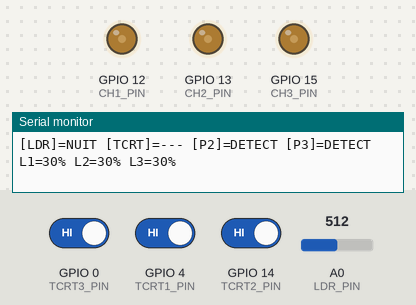
Bench run of a sketch on a simulated ESP8266 (NodeMCU). On the bench: output pins drawn as LEDs (lit = HIGH), the last lines printed to the serial monitor. The test bench sets the inputs (shaded band); at power-on: A0 (LDR_PIN) = 512, GPIO 0 (TCRT3_PIN) HIGH, GPIO 4 (TCRT1_PIN) HIGH, GPIO 14 (TCRT2_PIN) HIGH. WiFi joins after 1.5 s; servers stay silent unless stated; no MQTT or app messages arrive unless stated.

Above: at 4.7 s.
4.8 s: A0 (LDR_PIN) set to 107
7.8 s: A0 (LDR_PIN) set to 95
At 9.3 s:
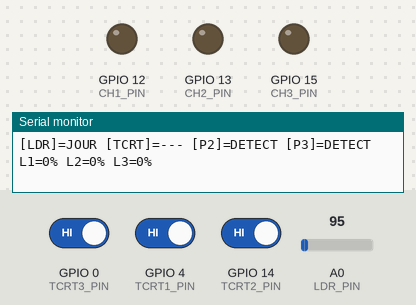
10.8 s: GPIO 0 (TCRT3_PIN) driven LOW
12.7 s: A0 (LDR_PIN) set to 122
At 14.6 s:
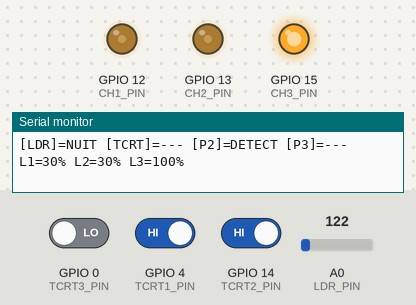
15.7 s: GPIO 4 (TCRT1_PIN) driven LOW
At 17.3 s:
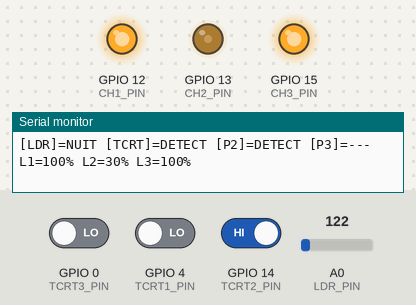
18.7 s: GPIO 14 (TCRT2_PIN) driven LOW
At 20.0 s:
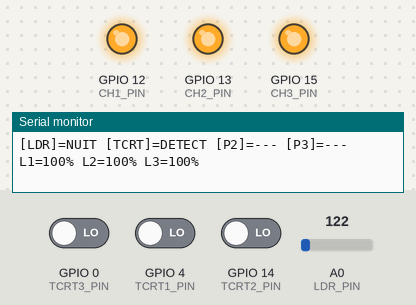
Timing chart, 0 to 21.7 s (numbered marks = the images above; inputs shaded):
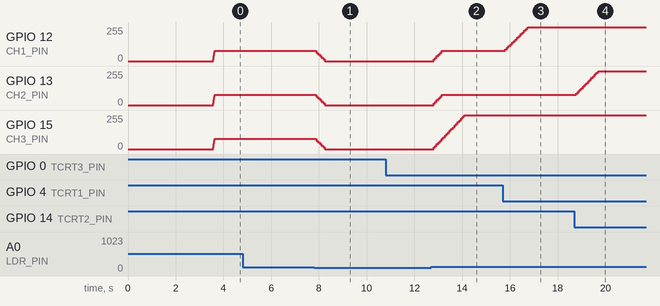

Measured:
- the behaviour switches between 101 and 100 on A0 (LDR_PIN) (found by bisection; images 0 and 1)
- after the input at 7.8 s, GPIO 12 (CH1_PIN), GPIO 13 (CH2_PIN), GPIO 15 (CH3_PIN): moves from 76/255 to 0/255 over 0.35 s, starting after 0.09 s
- after the input at 12.7 s, GPIO 12 (CH1_PIN), GPIO 13 (CH2_PIN): moves from 0/255 to 76/255 over 0.34 s, starting after 0.11 s; GPIO 15 (CH3_PIN): moves from 0/255 to 255/255 over 1.3 s, starting after 0.11 s
- after the input at 15.7 s, GPIO 12 (CH1_PIN): moves from 76/255 to 255/255 over 0.93 s, starting after 0.11 s
- after the input at 18.7 s, GPIO 13 (CH2_PIN): moves from 76/255 to 255/255 over 0.91 s, starting after 0.08 s

The sketch:

arduinocode.ino
```cpp
#include <RBDdimmer.h>
#include <ESP8266WiFi.h>
#include <PubSubClient.h>

// ══════════════════════════════════════
//  CONFIGURATION
// ══════════════════════════════════════
const char* WIFI_SSID     = "Galaxy A26 5G 14CF";
const char* WIFI_PASSWORD = "youssef2003";
const char* MQTT_SERVER   = "10.26.67.67";
const int   MQTT_PORT     = 1883;
const char* MQTT_CLIENT   = "ESP8266_Lampe_Triple";

// ══════════════════════════════════════
//  PINS
// ══════════════════════════════════════
#define ZC_PIN      5
#define CH1_PIN    12   // D6 — Dimmer lampe 1x
#define CH2_PIN    13   // D7 — Dimmer lampe 2
#define CH3_PIN    15   // D8 — Dimmer lampe 3
#define TCRT1_PIN    4
#define TCRT2_PIN   14
#define TCRT3_PIN    0
#define LDR_PIN    A0

// ══════════════════════════════════════
//  PARAMÈTRES
// ══════════════════════════════════════
#define LDR_SEUIL        100   // En dessous = JOUR, au dessus = NUIT
#define PWM_VEILLE       30   // % en mode veille nuit
#define PWM_ACTIF       100   // % lors d'une détection
#define DUREE_MAINTIEN  500   // ms à 100% après la dernière détection

// ══════════════════════════════════════
//  OBJETS
// ══════════════════════════════════════
dimmerLamp lampe1(CH1_PIN, ZC_PIN);
dimmerLamp lampe2(CH2_PIN, ZC_PIN);
dimmerLamp lampe3(CH3_PIN, ZC_PIN);
WiFiClient   espClient;
PubSubClient mqtt(espClient);

// ══════════════════════════════════════
//  VARIABLES GLOBALES
// ══════════════════════════════════════
bool modeManuel = false;
bool estNuit    = false;

// Niveaux courants et cibles
int niveauActuel1 = 0, niveauCible1 = 0;
int niveauActuel2 = 0, niveauCible2 = 0;
int niveauActuel3 = 0, niveauCible3 = 0;

// Mode manuel ON/OFF par lampe
bool manuelOn1 = false;
bool manuelOn2 = false;
bool manuelOn3 = false;

// Timers maintien (temps jusqu'auquel rester à 100%)
unsigned long timer1 = 0;
unsigned long timer2 = 0;
unsigned long timer3 = 0;

// MQTT cache (publication uniquement si changement)
String dernierLampe1 = "", dernierLampe2 = "", dernierLampe3 = "";
String dernierSensor1 = "", dernierSensor2 = "", dernierSensor3 = "";
String dernierLDR = "", dernierMode = "";
unsigned long dernierPublish = 0;
unsigned long dernierUpdate  = 0;

// ══════════════════════════════════════
//  WIFI
// ══════════════════════════════════════
void connecterWifi() {
  Serial.print("[WiFi] Connexion...");
  WiFi.begin(WIFI_SSID, WIFI_PASSWORD);
  while (WiFi.status() != WL_CONNECTED) {
    delay(500);
    Serial.print(".");
  }
  Serial.println(" OK — " + WiFi.localIP().toString());
}

// ══════════════════════════════════════
//  MQTT CALLBACK
// ══════════════════════════════════════
void mqttCallback(char* topic, byte* payload, unsigned int length) {
  String msg = "";
  for (unsigned int i = 0; i < length; i++) msg += (char)payload[i];
  String t = String(topic);

  Serial.println("[MQTT] " + t + " = " + msg);

  if (t == "rue/cmd/mode") {
    modeManuel = (msg == "MANUEL");
  }
  else if (t == "rue/cmd/lampe/1") {
    manuelOn1 = (msg == "ON");
    if (modeManuel) {
      String val = manuelOn1 ? "100" : "0";
      mqtt.publish("rue/lampe/1", val.c_str());
      dernierLampe1 = val;
    }
  }
  else if (t == "rue/cmd/lampe/2") {
    manuelOn2 = (msg == "ON");
    if (modeManuel) {
      String val = manuelOn2 ? "100" : "0";
      mqtt.publish("rue/lampe/2", val.c_str());
      dernierLampe2 = val;
    }
  }
  else if (t == "rue/cmd/lampe/3") {
    manuelOn3 = (msg == "ON");
    if (modeManuel) {
      String val = manuelOn3 ? "100" : "0";
      mqtt.publish("rue/lampe/3", val.c_str());
      dernierLampe3 = val;
    }
  }
}

// ══════════════════════════════════════
//  MQTT CONNEXION
// ══════════════════════════════════════
void connecterMQTT() {
  while (!mqtt.connected()) {
    Serial.print("[MQTT] Connexion...");
    if (mqtt.connect(MQTT_CLIENT)) {
      Serial.println(" OK");
      mqtt.subscribe("rue/cmd/mode");
      mqtt.subscribe("rue/cmd/lampe/1");
      mqtt.subscribe("rue/cmd/lampe/2");
      mqtt.subscribe("rue/cmd/lampe/3");
    } else {
      Serial.print(" echec rc=");
      Serial.println(mqtt.state());
      delay(3000);
    }
  }
}

// ══════════════════════════════════════
//  PUBLICATION MQTT
// ══════════════════════════════════════
void publierEtats() {
  // Niveaux lampes
  String l1 = String(niveauActuel1);
  if (l1 != dernierLampe1) { mqtt.publish("rue/lampe/1", l1.c_str()); dernierLampe1 = l1; }

  String l2 = String(niveauActuel2);
  if (l2 != dernierLampe2) { mqtt.publish("rue/lampe/2", l2.c_str()); dernierLampe2 = l2; }

  String l3 = String(niveauActuel3);
  if (l3 != dernierLampe3) { mqtt.publish("rue/lampe/3", l3.c_str()); dernierLampe3 = l3; }

  // État capteurs (1 = actif, 0 = inactif)
  String s1 = (niveauCible1 == PWM_ACTIF && estNuit) ? "1" : "0";
  String s2 = (niveauCible2 == PWM_ACTIF && estNuit) ? "1" : "0";
  String s3 = (niveauCible3 == PWM_ACTIF && estNuit) ? "1" : "0";
  if (s1 != dernierSensor1) { mqtt.publish("rue/pir/1", s1.c_str()); dernierSensor1 = s1; }
  if (s2 != dernierSensor2) { mqtt.publish("rue/pir/2", s2.c_str()); dernierSensor2 = s2; }
  if (s3 != dernierSensor3) { mqtt.publish("rue/pir/3", s3.c_str()); dernierSensor3 = s3; }

  // LDR
  String ldrStr = estNuit ? "NUIT" : "JOUR";
  if (ldrStr != dernierLDR) { mqtt.publish("rue/ldr", ldrStr.c_str()); dernierLDR = ldrStr; }

  // Mode
  String modeStr = modeManuel ? "MANUEL" : "AUTO";
  if (modeStr != dernierMode) { mqtt.publish("rue/mode", modeStr.c_str()); dernierMode = modeStr; }
}


void calculerNiveaux() {


  if (modeManuel) {
    niveauCible1 = manuelOn1 ? PWM_ACTIF : 0;
    niveauCible2 = manuelOn2 ? PWM_ACTIF : 0;
    niveauCible3 = manuelOn3 ? PWM_ACTIF : 0;
    return;
  }


  estNuit = (analogRead(LDR_PIN) > LDR_SEUIL);

  if (!estNuit) {

    niveauCible1 = niveauCible2 = niveauCible3 = 0;
    return;
  }


  if (digitalRead(TCRT1_PIN) == LOW) {
    timer1 = millis() + DUREE_MAINTIEN;
    niveauCible1 = PWM_ACTIF;
  } else if (millis() > timer1) {
    niveauCible1 = PWM_VEILLE;
  }
  if (digitalRead(TCRT2_PIN) == LOW) {
    timer2 = millis() + DUREE_MAINTIEN;
    niveauCible2 = PWM_ACTIF;
  } else if (millis() > timer2) {
    niveauCible2 = PWM_VEILLE;
  }
  if (digitalRead(TCRT3_PIN) == LOW) {
    timer3 = millis() + DUREE_MAINTIEN;
    niveauCible3 = PWM_ACTIF;
  } else if (millis() > timer3) {
    niveauCible3 = PWM_VEILLE;
  }


}

// ══════════════════════════════════════
//  TRANSITION DOUCE
// ══════════════════════════════════════
void appliquerTransitions() {
  auto transition = [](int& actuel, int cible, dimmerLamp& lamp) {
    if (actuel != cible) {
      actuel = (actuel < cible) ?
        min(actuel + 5, cible) :
        max(actuel - 5, cible);
      lamp.setPower(actuel);
    }
  };

  transition(niveauActuel1, niveauCible1, lampe1);
  transition(niveauActuel2, niveauCible2, lampe2);
  transition(niveauActuel3, niveauCible3, lampe3);
}

// ══════════════════════════════════════
//  SETUP
// ══════════════════════════════════════
void setup() {
  Serial.begin(9600);
  delay(2000);
  Serial.println("\n=== Eclairage Independant 3 Lampes ===");

  // Capteurs
  pinMode(TCRT1_PIN, INPUT); // TCRT5000 : LOW actif → pullup interne
  pinMode(TCRT2_PIN, INPUT);
  pinMode(TCRT3_PIN, INPUT);

  // Dimmers
  lampe1.begin(NORMAL_MODE, ON); lampe1.setPower(0);
  lampe2.begin(NORMAL_MODE, ON); lampe2.setPower(0);
  lampe3.begin(NORMAL_MODE, ON); lampe3.setPower(0);
  Serial.println("[DIMMER] OK");

  connecterWifi();
  mqtt.setServer(MQTT_SERVER, MQTT_PORT);
  mqtt.setCallback(mqttCallback);
}

// ══════════════════════════════════════
//  LOOP
// ══════════════════════════════════════
void loop() {
  if (!mqtt.connected()) connecterMQTT();
  mqtt.loop();

  if (millis() - dernierUpdate > 50) {
    dernierUpdate = millis();

    calculerNiveaux();

    Serial.print("[LDR]="); Serial.print(estNuit ? "NUIT" : "JOUR");
    Serial.print(" [TCRT]="); Serial.print(digitalRead(TCRT1_PIN) == LOW ? "DETECT" : "---");
    Serial.print(" [P2]=");   Serial.print(digitalRead(TCRT2_PIN) ? "DETECT" : "---");
    Serial.print(" [P3]=");   Serial.print(digitalRead(TCRT3_PIN) ? "DETECT" : "---");
    Serial.print(" L1="); Serial.print(niveauActuel1);
    Serial.print("% L2="); Serial.print(niveauActuel2);
    Serial.print("% L3="); Serial.print(niveauActuel3);
    Serial.println("%");

  }

  appliquerTransitions();

  if (millis() - dernierPublish > 500) {
    dernierPublish = millis();
    publierEtats();
  }

  delay(10);
}
```
